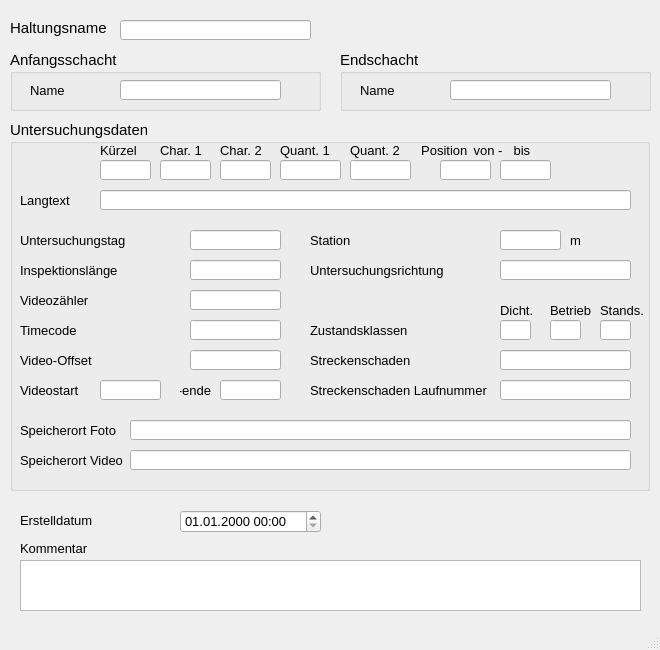
 <widget class="QMainWindow" name="MainWindow">
  <property name="geometry">
   <rect>
    <x>0</x>
    <y>0</y>
    <width>660</width>
    <height>650</height>
   </rect>
  </property>
  <property name="sizePolicy">
   <sizepolicy hsizetype="Preferred" vsizetype="Preferred">
    <horstretch>0</horstretch>
    <verstretch>0</verstretch>
   </sizepolicy>
  </property>
  <property name="minimumSize">
   <size>
    <width>660</width>
    <height>650</height>
   </size>
  </property>
  <property name="maximumSize">
   <size>
    <width>660</width>
    <height>650</height>
   </size>
  </property>
  <property name="baseSize">
   <size>
    <width>0</width>
    <height>0</height>
   </size>
  </property>
  <property name="font">
   <font>
    <family>Tahoma</family>
    <pointsize>10</pointsize>
   </font>
  </property>
  <property name="windowTitle">
   <string>MainWindow</string>
  </property>
  <widget class="QWidget" name="centralwidget">
   <widget class="QLabel" name="label">
    <property name="geometry">
     <rect>
      <x>10</x>
      <y>20</y>
      <width>131</width>
      <height>16</height>
     </rect>
    </property>
    <property name="font">
     <font>
      <family>Tahoma</family>
      <pointsize>11</pointsize>
     </font>
    </property>
    <property name="text">
     <string>Haltungsname</string>
    </property>
   </widget>
   <widget class="QLineEdit" name="untersuchhal">
    <property name="geometry">
     <rect>
      <x>120</x>
      <y>20</y>
      <width>191</width>
      <height>20</height>
     </rect>
    </property>
    <property name="font">
     <font>
      <family>Tahoma</family>
      <pointsize>10</pointsize>
     </font>
    </property>
    <property name="toolTip">
     <string>&lt;html&gt;&lt;head/&gt;&lt;body&gt;&lt;p&gt;Bezeichnung der untersuchten Haltung&lt;/p&gt;&lt;/body&gt;&lt;/html&gt;</string>
    </property>
    <property name="statusTip">
     <string>Bezeichnung der untersuchten Haltung</string>
    </property>
   </widget>
   <widget class="QGroupBox" name="groupBox_2">
    <property name="geometry">
     <rect>
      <x>10</x>
      <y>120</y>
      <width>640</width>
      <height>371</height>
     </rect>
    </property>
    <property name="font">
     <font>
      <family>Tahoma</family>
      <pointsize>11</pointsize>
     </font>
    </property>
    <property name="title">
     <string>Untersuchungsdaten</string>
    </property>
    <widget class="QLineEdit" name="untersuchrichtung">
     <property name="geometry">
      <rect>
       <x>490</x>
       <y>140</y>
       <width>131</width>
       <height>20</height>
      </rect>
     </property>
     <property name="font">
      <font>
       <family>Tahoma</family>
       <pointsize>10</pointsize>
      </font>
     </property>
     <property name="toolTip">
      <string>&lt;html&gt;&lt;head/&gt;&lt;body&gt;&lt;p&gt;&lt;span style=&quot; font-size:10pt;&quot;&gt;Untersuchungsrichtung&lt;/span&gt;&lt;/p&gt;&lt;/body&gt;&lt;/html&gt;</string>
     </property>
    </widget>
    <widget class="QLabel" name="label_17">
     <property name="geometry">
      <rect>
       <x>300</x>
       <y>140</y>
       <width>151</width>
       <height>21</height>
      </rect>
     </property>
     <property name="font">
      <font>
       <family>Tahoma</family>
       <pointsize>10</pointsize>
      </font>
     </property>
     <property name="text">
      <string>Untersuchungsrichtung</string>
     </property>
    </widget>
    <widget class="QLabel" name="label_23">
     <property name="geometry">
      <rect>
       <x>90</x>
       <y>20</y>
       <width>151</width>
       <height>21</height>
      </rect>
     </property>
     <property name="font">
      <font>
       <family>Tahoma</family>
       <pointsize>10</pointsize>
      </font>
     </property>
     <property name="text">
      <string>Kürzel</string>
     </property>
    </widget>
    <widget class="QLabel" name="label_24">
     <property name="geometry">
      <rect>
       <x>150</x>
       <y>20</y>
       <width>51</width>
       <height>21</height>
      </rect>
     </property>
     <property name="font">
      <font>
       <family>Tahoma</family>
       <pointsize>10</pointsize>
      </font>
     </property>
     <property name="text">
      <string>Char. 1</string>
     </property>
    </widget>
    <widget class="QLabel" name="label_25">
     <property name="geometry">
      <rect>
       <x>210</x>
       <y>20</y>
       <width>51</width>
       <height>21</height>
      </rect>
     </property>
     <property name="font">
      <font>
       <family>Tahoma</family>
       <pointsize>10</pointsize>
      </font>
     </property>
     <property name="text">
      <string>Char. 2</string>
     </property>
    </widget>
    <widget class="QLabel" name="label_26">
     <property name="geometry">
      <rect>
       <x>270</x>
       <y>20</y>
       <width>61</width>
       <height>21</height>
      </rect>
     </property>
     <property name="font">
      <font>
       <family>Tahoma</family>
       <pointsize>10</pointsize>
      </font>
     </property>
     <property name="text">
      <string>Quant. 1</string>
     </property>
    </widget>
    <widget class="QLabel" name="label_27">
     <property name="geometry">
      <rect>
       <x>340</x>
       <y>20</y>
       <width>61</width>
       <height>21</height>
      </rect>
     </property>
     <property name="font">
      <font>
       <family>Tahoma</family>
       <pointsize>10</pointsize>
      </font>
     </property>
     <property name="text">
      <string>Quant. 2</string>
     </property>
    </widget>
    <widget class="QLabel" name="label_28">
     <property name="geometry">
      <rect>
       <x>300</x>
       <y>230</y>
       <width>161</width>
       <height>21</height>
      </rect>
     </property>
     <property name="font">
      <font>
       <family>Tahoma</family>
       <pointsize>10</pointsize>
      </font>
     </property>
     <property name="text">
      <string>Streckenschaden</string>
     </property>
    </widget>
    <widget class="QLabel" name="label_29">
     <property name="geometry">
      <rect>
       <x>300</x>
       <y>260</y>
       <width>211</width>
       <height>21</height>
      </rect>
     </property>
     <property name="font">
      <font>
       <family>Tahoma</family>
       <pointsize>10</pointsize>
      </font>
     </property>
     <property name="text">
      <string>Streckenschaden Laufnummer</string>
     </property>
    </widget>
    <widget class="QLineEdit" name="kuerzel">
     <property name="geometry">
      <rect>
       <x>90</x>
       <y>40</y>
       <width>51</width>
       <height>20</height>
      </rect>
     </property>
     <property name="font">
      <font>
       <family>Tahoma</family>
       <pointsize>10</pointsize>
      </font>
     </property>
     <property name="toolTip">
      <string>&lt;html&gt;&lt;head/&gt;&lt;body&gt;&lt;p&gt;&lt;span style=&quot; font-size:10pt;&quot;&gt;Schadenskürzel&lt;/span&gt;&lt;/p&gt;&lt;/body&gt;&lt;/html&gt;</string>
     </property>
    </widget>
    <widget class="QLineEdit" name="charakt1">
     <property name="geometry">
      <rect>
       <x>150</x>
       <y>40</y>
       <width>51</width>
       <height>20</height>
      </rect>
     </property>
     <property name="font">
      <font>
       <family>Tahoma</family>
       <pointsize>10</pointsize>
      </font>
     </property>
     <property name="toolTip">
      <string>&lt;html&gt;&lt;head/&gt;&lt;body&gt;&lt;p&gt;Zustandsdaten: Charakterisierung 1&lt;/p&gt;&lt;/body&gt;&lt;/html&gt;</string>
     </property>
     <property name="statusTip">
      <string>Zustandsdaten: Charakterisierung 1</string>
     </property>
    </widget>
    <widget class="QLineEdit" name="charakt2">
     <property name="geometry">
      <rect>
       <x>210</x>
       <y>40</y>
       <width>51</width>
       <height>20</height>
      </rect>
     </property>
     <property name="font">
      <font>
       <family>Tahoma</family>
       <pointsize>10</pointsize>
      </font>
     </property>
     <property name="toolTip">
      <string>&lt;html&gt;&lt;head/&gt;&lt;body&gt;&lt;p&gt;Zustandsdaten: Charakterisierung 2&lt;/p&gt;&lt;/body&gt;&lt;/html&gt;</string>
     </property>
     <property name="statusTip">
      <string>Zustandsdaten: Charakterisierung 2</string>
     </property>
    </widget>
    <widget class="QLineEdit" name="quantnr1">
     <property name="geometry">
      <rect>
       <x>270</x>
       <y>40</y>
       <width>61</width>
       <height>20</height>
      </rect>
     </property>
     <property name="font">
      <font>
       <family>Tahoma</family>
       <pointsize>10</pointsize>
      </font>
     </property>
     <property name="toolTip">
      <string>&lt;html&gt;&lt;head/&gt;&lt;body&gt;&lt;p&gt;Zustandsdaten: Quantifizierung 1&lt;/p&gt;&lt;/body&gt;&lt;/html&gt;</string>
     </property>
     <property name="statusTip">
      <string>Zustandsdaten: Quantifizierung 1</string>
     </property>
    </widget>
    <widget class="QLineEdit" name="quantnr2">
     <property name="geometry">
      <rect>
       <x>340</x>
       <y>40</y>
       <width>61</width>
       <height>20</height>
      </rect>
     </property>
     <property name="font">
      <font>
       <family>Tahoma</family>
       <pointsize>10</pointsize>
      </font>
     </property>
     <property name="toolTip">
      <string>&lt;html&gt;&lt;head/&gt;&lt;body&gt;&lt;p&gt;Zustandsdaten: Quantifizierung 2&lt;/p&gt;&lt;/body&gt;&lt;/html&gt;</string>
     </property>
     <property name="statusTip">
      <string>Zustandsdaten: Quantifizierung 2</string>
     </property>
    </widget>
    <widget class="QLineEdit" name="streckenschaden">
     <property name="geometry">
      <rect>
       <x>490</x>
       <y>230</y>
       <width>131</width>
       <height>20</height>
      </rect>
     </property>
     <property name="font">
      <font>
       <family>Tahoma</family>
       <pointsize>10</pointsize>
      </font>
     </property>
     <property name="toolTip">
      <string>&lt;html&gt;&lt;head/&gt;&lt;body&gt;&lt;p&gt;&lt;span style=&quot; font-size:10pt;&quot;&gt;Streckenschaden (Kodierung)&lt;/span&gt;&lt;/p&gt;&lt;/body&gt;&lt;/html&gt;</string>
     </property>
     <property name="statusTip">
      <string>Streckenschaden (Kodierung)</string>
     </property>
    </widget>
    <widget class="QLineEdit" name="streckenschaden_lfdnr">
     <property name="geometry">
      <rect>
       <x>490</x>
       <y>260</y>
       <width>131</width>
       <height>20</height>
      </rect>
     </property>
     <property name="font">
      <font>
       <family>Tahoma</family>
       <pointsize>10</pointsize>
      </font>
     </property>
     <property name="toolTip">
      <string>&lt;html&gt;&lt;head/&gt;&lt;body&gt;&lt;p&gt;&lt;span style=&quot; font-size:10pt;&quot;&gt;Lfd. Nummer des Streckenschadens&lt;/span&gt;&lt;/p&gt;&lt;/body&gt;&lt;/html&gt;</string>
     </property>
     <property name="statusTip">
      <string>Lfd. Nummer des Streckenschadens</string>
     </property>
    </widget>
    <widget class="QLabel" name="label_18">
     <property name="geometry">
      <rect>
       <x>400</x>
       <y>20</y>
       <width>61</width>
       <height>21</height>
      </rect>
     </property>
     <property name="font">
      <font>
       <family>Tahoma</family>
       <pointsize>10</pointsize>
      </font>
     </property>
     <property name="text">
      <string>Position </string>
     </property>
     <property name="alignment">
      <set>Qt::AlignRight|Qt::AlignTrailing|Qt::AlignVCenter</set>
     </property>
    </widget>
    <widget class="QLineEdit" name="pos_von">
     <property name="geometry">
      <rect>
       <x>430</x>
       <y>40</y>
       <width>51</width>
       <height>20</height>
      </rect>
     </property>
     <property name="font">
      <font>
       <family>Tahoma</family>
       <pointsize>10</pointsize>
      </font>
     </property>
     <property name="toolTip">
      <string>&lt;html&gt;&lt;head/&gt;&lt;body&gt;&lt;p&gt;Zustandsdaten: Anfangswinkel als Zifferblattreferenz&lt;/p&gt;&lt;/body&gt;&lt;/html&gt;</string>
     </property>
     <property name="statusTip">
      <string>Zustandsdaten: Anfangswinkel als Zifferblattreferenz</string>
     </property>
    </widget>
    <widget class="QLineEdit" name="pos_bis">
     <property name="geometry">
      <rect>
       <x>490</x>
       <y>40</y>
       <width>51</width>
       <height>20</height>
      </rect>
     </property>
     <property name="font">
      <font>
       <family>Tahoma</family>
       <pointsize>10</pointsize>
      </font>
     </property>
     <property name="toolTip">
      <string>&lt;html&gt;&lt;head/&gt;&lt;body&gt;&lt;p&gt;Zustandsdaten: Endwinkel als Zifferblattreferenz&lt;/p&gt;&lt;/body&gt;&lt;/html&gt;</string>
     </property>
     <property name="statusTip">
      <string>Zustandsdaten: Endwinkel als Zifferblattreferenz</string>
     </property>
    </widget>
    <widget class="QLineEdit" name="station">
     <property name="geometry">
      <rect>
       <x>490</x>
       <y>110</y>
       <width>61</width>
       <height>20</height>
      </rect>
     </property>
     <property name="font">
      <font>
       <family>Tahoma</family>
       <pointsize>10</pointsize>
      </font>
     </property>
     <property name="toolTip">
      <string>&lt;html&gt;&lt;head/&gt;&lt;body&gt;&lt;p&gt;&lt;span style=&quot; font-size:10pt;&quot;&gt;Station entlang der Haltung&lt;/span&gt;&lt;/p&gt;&lt;/body&gt;&lt;/html&gt;</string>
     </property>
     <property name="statusTip">
      <string>Station entlang der Haltung</string>
     </property>
    </widget>
    <widget class="QLabel" name="label_34">
     <property name="geometry">
      <rect>
       <x>300</x>
       <y>110</y>
       <width>151</width>
       <height>21</height>
      </rect>
     </property>
     <property name="font">
      <font>
       <family>Tahoma</family>
       <pointsize>10</pointsize>
      </font>
     </property>
     <property name="text">
      <string>Station</string>
     </property>
    </widget>
    <widget class="QLabel" name="label_32">
     <property name="geometry">
      <rect>
       <x>10</x>
       <y>330</y>
       <width>151</width>
       <height>21</height>
      </rect>
     </property>
     <property name="font">
      <font>
       <family>Tahoma</family>
       <pointsize>10</pointsize>
      </font>
     </property>
     <property name="text">
      <string>Speicherort Video</string>
     </property>
    </widget>
    <widget class="QLineEdit" name="film_dateiname">
     <property name="geometry">
      <rect>
       <x>120</x>
       <y>330</y>
       <width>501</width>
       <height>20</height>
      </rect>
     </property>
     <property name="font">
      <font>
       <family>Tahoma</family>
       <pointsize>10</pointsize>
      </font>
     </property>
     <property name="toolTip">
      <string>&lt;html&gt;&lt;head/&gt;&lt;body&gt;&lt;p&gt;Speicherort des Videos&lt;/p&gt;&lt;/body&gt;&lt;/html&gt;</string>
     </property>
     <property name="statusTip">
      <string>Speicherort des Videos</string>
     </property>
    </widget>
    <widget class="QLineEdit" name="foto_dateiname">
     <property name="geometry">
      <rect>
       <x>120</x>
       <y>300</y>
       <width>501</width>
       <height>20</height>
      </rect>
     </property>
     <property name="font">
      <font>
       <family>Tahoma</family>
       <pointsize>10</pointsize>
      </font>
     </property>
     <property name="toolTip">
      <string>&lt;html&gt;&lt;head/&gt;&lt;body&gt;&lt;p&gt;&lt;span style=&quot; font-size:10pt;&quot;&gt;Speicherort des Fotos&lt;/span&gt;&lt;/p&gt;&lt;/body&gt;&lt;/html&gt;</string>
     </property>
     <property name="statusTip">
      <string>Speicherort des Fotos</string>
     </property>
    </widget>
    <widget class="QLabel" name="label_31">
     <property name="geometry">
      <rect>
       <x>10</x>
       <y>300</y>
       <width>151</width>
       <height>21</height>
      </rect>
     </property>
     <property name="font">
      <font>
       <family>Tahoma</family>
       <pointsize>10</pointsize>
      </font>
     </property>
     <property name="text">
      <string>Speicherort Foto</string>
     </property>
    </widget>
    <widget class="QLabel" name="label_19">
     <property name="geometry">
      <rect>
       <x>10</x>
       <y>170</y>
       <width>151</width>
       <height>21</height>
      </rect>
     </property>
     <property name="font">
      <font>
       <family>Tahoma</family>
       <pointsize>10</pointsize>
      </font>
     </property>
     <property name="text">
      <string>Videozähler</string>
     </property>
    </widget>
    <widget class="QLabel" name="label_35">
     <property name="geometry">
      <rect>
       <x>10</x>
       <y>200</y>
       <width>151</width>
       <height>21</height>
      </rect>
     </property>
     <property name="font">
      <font>
       <family>Tahoma</family>
       <pointsize>10</pointsize>
      </font>
     </property>
     <property name="text">
      <string>Timecode</string>
     </property>
    </widget>
    <widget class="QLabel" name="label_21">
     <property name="geometry">
      <rect>
       <x>10</x>
       <y>230</y>
       <width>151</width>
       <height>21</height>
      </rect>
     </property>
     <property name="font">
      <font>
       <family>Tahoma</family>
       <pointsize>10</pointsize>
      </font>
     </property>
     <property name="text">
      <string>Video-Offset</string>
     </property>
    </widget>
    <widget class="QLineEdit" name="videozaehler">
     <property name="geometry">
      <rect>
       <x>180</x>
       <y>170</y>
       <width>91</width>
       <height>20</height>
      </rect>
     </property>
     <property name="font">
      <font>
       <family>Tahoma</family>
       <pointsize>10</pointsize>
      </font>
     </property>
     <property name="toolTip">
      <string>&lt;html&gt;&lt;head/&gt;&lt;body&gt;&lt;p&gt;&lt;span style=&quot; font-size:10pt;&quot;&gt;Videozähler&lt;/span&gt;&lt;/p&gt;&lt;/body&gt;&lt;/html&gt;</string>
     </property>
     <property name="statusTip">
      <string>Videozähler</string>
     </property>
    </widget>
    <widget class="QLineEdit" name="timecode">
     <property name="geometry">
      <rect>
       <x>180</x>
       <y>200</y>
       <width>91</width>
       <height>20</height>
      </rect>
     </property>
     <property name="font">
      <font>
       <family>Tahoma</family>
       <pointsize>10</pointsize>
      </font>
     </property>
     <property name="toolTip">
      <string>&lt;html&gt;&lt;head/&gt;&lt;body&gt;&lt;p&gt;&lt;span style=&quot; font-size:10pt;&quot;&gt;Timecode&lt;/span&gt;&lt;/p&gt;&lt;/body&gt;&lt;/html&gt;</string>
     </property>
     <property name="statusTip">
      <string>Timecode</string>
     </property>
    </widget>
    <widget class="QLineEdit" name="video_offset">
     <property name="geometry">
      <rect>
       <x>180</x>
       <y>230</y>
       <width>91</width>
       <height>20</height>
      </rect>
     </property>
     <property name="font">
      <font>
       <family>Tahoma</family>
       <pointsize>10</pointsize>
      </font>
     </property>
     <property name="toolTip">
      <string>&lt;html&gt;&lt;head/&gt;&lt;body&gt;&lt;p&gt;&lt;span style=&quot; font-size:10pt;&quot;&gt;Video-Offset&lt;/span&gt;&lt;/p&gt;&lt;/body&gt;&lt;/html&gt;</string>
     </property>
     <property name="statusTip">
      <string>Video-Offset</string>
     </property>
    </widget>
    <widget class="QLineEdit" name="inspektionslaenge">
     <property name="geometry">
      <rect>
       <x>180</x>
       <y>140</y>
       <width>91</width>
       <height>20</height>
      </rect>
     </property>
     <property name="font">
      <font>
       <family>Tahoma</family>
       <pointsize>10</pointsize>
      </font>
     </property>
     <property name="toolTip">
      <string>&lt;html&gt;&lt;head/&gt;&lt;body&gt;&lt;p&gt;&lt;span style=&quot; font-size:10pt;&quot;&gt;Inspektionslänge&lt;/span&gt;&lt;/p&gt;&lt;/body&gt;&lt;/html&gt;</string>
     </property>
     <property name="statusTip">
      <string>Inspektionslänge</string>
     </property>
    </widget>
    <widget class="QLabel" name="label_61">
     <property name="geometry">
      <rect>
       <x>10</x>
       <y>110</y>
       <width>151</width>
       <height>21</height>
      </rect>
     </property>
     <property name="font">
      <font>
       <family>Tahoma</family>
       <pointsize>10</pointsize>
      </font>
     </property>
     <property name="text">
      <string>Untersuchungstag</string>
     </property>
    </widget>
    <widget class="QLineEdit" name="untersuchtag">
     <property name="geometry">
      <rect>
       <x>180</x>
       <y>110</y>
       <width>91</width>
       <height>20</height>
      </rect>
     </property>
     <property name="font">
      <font>
       <family>Tahoma</family>
       <pointsize>10</pointsize>
      </font>
     </property>
     <property name="toolTip">
      <string>&lt;html&gt;&lt;head/&gt;&lt;body&gt;&lt;p&gt;Datum der Untersuchung&lt;/p&gt;&lt;/body&gt;&lt;/html&gt;</string>
     </property>
     <property name="statusTip">
      <string>Datum der Untersuchung</string>
     </property>
    </widget>
    <widget class="QLabel" name="label_20">
     <property name="geometry">
      <rect>
       <x>10</x>
       <y>140</y>
       <width>151</width>
       <height>21</height>
      </rect>
     </property>
     <property name="font">
      <font>
       <family>Tahoma</family>
       <pointsize>10</pointsize>
      </font>
     </property>
     <property name="text">
      <string>Inspektionslänge</string>
     </property>
    </widget>
    <widget class="QLabel" name="label_2">
     <property name="geometry">
      <rect>
       <x>560</x>
       <y>110</y>
       <width>47</width>
       <height>21</height>
      </rect>
     </property>
     <property name="font">
      <font>
       <family>Tahoma</family>
       <pointsize>10</pointsize>
      </font>
     </property>
     <property name="text">
      <string>m</string>
     </property>
    </widget>
    <widget class="QLabel" name="label_36">
     <property name="geometry">
      <rect>
       <x>300</x>
       <y>200</y>
       <width>111</width>
       <height>21</height>
      </rect>
     </property>
     <property name="font">
      <font>
       <family>Tahoma</family>
       <pointsize>10</pointsize>
      </font>
     </property>
     <property name="text">
      <string>Zustandsklassen</string>
     </property>
    </widget>
    <widget class="QLabel" name="label_37">
     <property name="geometry">
      <rect>
       <x>540</x>
       <y>180</y>
       <width>41</width>
       <height>21</height>
      </rect>
     </property>
     <property name="font">
      <font>
       <family>Tahoma</family>
       <pointsize>10</pointsize>
      </font>
     </property>
     <property name="text">
      <string>Betrieb</string>
     </property>
    </widget>
    <widget class="QLineEdit" name="ZD">
     <property name="geometry">
      <rect>
       <x>490</x>
       <y>200</y>
       <width>31</width>
       <height>20</height>
      </rect>
     </property>
     <property name="font">
      <font>
       <family>Tahoma</family>
       <pointsize>10</pointsize>
      </font>
     </property>
     <property name="toolTip">
      <string>&lt;html&gt;&lt;head/&gt;&lt;body&gt;&lt;p&gt;&lt;span style=&quot; font-size:10pt;&quot;&gt;Max. Zustandsklasse Dichtheit&lt;/span&gt;&lt;/p&gt;&lt;/body&gt;&lt;/html&gt;</string>
     </property>
     <property name="statusTip">
      <string>Max. Zustandsklasse Dichtheit</string>
     </property>
    </widget>
    <widget class="QLineEdit" name="ZB">
     <property name="geometry">
      <rect>
       <x>540</x>
       <y>200</y>
       <width>31</width>
       <height>20</height>
      </rect>
     </property>
     <property name="font">
      <font>
       <family>Tahoma</family>
       <pointsize>10</pointsize>
      </font>
     </property>
     <property name="toolTip">
      <string>&lt;html&gt;&lt;head/&gt;&lt;body&gt;&lt;p&gt;&lt;span style=&quot; font-size:10pt;&quot;&gt;Max. Zustandsklasse Betriebssicherheit&lt;/span&gt;&lt;/p&gt;&lt;/body&gt;&lt;/html&gt;</string>
     </property>
     <property name="statusTip">
      <string>Max. Zustandsklasse Betriebssicherheit</string>
     </property>
    </widget>
    <widget class="QLabel" name="label_38">
     <property name="geometry">
      <rect>
       <x>590</x>
       <y>180</y>
       <width>51</width>
       <height>21</height>
      </rect>
     </property>
     <property name="font">
      <font>
       <family>Tahoma</family>
       <pointsize>10</pointsize>
      </font>
     </property>
     <property name="text">
      <string>Stands.</string>
     </property>
    </widget>
    <widget class="QLineEdit" name="ZS">
     <property name="geometry">
      <rect>
       <x>590</x>
       <y>200</y>
       <width>31</width>
       <height>20</height>
      </rect>
     </property>
     <property name="font">
      <font>
       <family>Tahoma</family>
       <pointsize>10</pointsize>
      </font>
     </property>
     <property name="toolTip">
      <string>&lt;html&gt;&lt;head/&gt;&lt;body&gt;&lt;p&gt;&lt;span style=&quot; font-size:10pt;&quot;&gt;Max. Zustandsklasse Standsicherheit&lt;/span&gt;&lt;/p&gt;&lt;/body&gt;&lt;/html&gt;</string>
     </property>
     <property name="statusTip">
      <string>Max. Zustandsklasse Betriebssicherheit</string>
     </property>
    </widget>
    <widget class="QLabel" name="label_39">
     <property name="geometry">
      <rect>
       <x>490</x>
       <y>180</y>
       <width>41</width>
       <height>21</height>
      </rect>
     </property>
     <property name="font">
      <font>
       <family>Tahoma</family>
       <pointsize>10</pointsize>
      </font>
     </property>
     <property name="text">
      <string>Dicht.</string>
     </property>
    </widget>
    <widget class="QLabel" name="label_30">
     <property name="geometry">
      <rect>
       <x>500</x>
       <y>20</y>
       <width>41</width>
       <height>21</height>
      </rect>
     </property>
     <property name="font">
      <font>
       <family>Tahoma</family>
       <pointsize>10</pointsize>
      </font>
     </property>
     <property name="text">
      <string> bis</string>
     </property>
    </widget>
    <widget class="QLabel" name="label_40">
     <property name="geometry">
      <rect>
       <x>460</x>
       <y>20</y>
       <width>51</width>
       <height>21</height>
      </rect>
     </property>
     <property name="font">
      <font>
       <family>Tahoma</family>
       <pointsize>10</pointsize>
      </font>
     </property>
     <property name="text">
      <string> von -</string>
     </property>
    </widget>
    <widget class="QLineEdit" name="langtext">
     <property name="geometry">
      <rect>
       <x>90</x>
       <y>70</y>
       <width>531</width>
       <height>20</height>
      </rect>
     </property>
     <property name="font">
      <font>
       <family>Tahoma</family>
       <pointsize>10</pointsize>
      </font>
     </property>
     <property name="toolTip">
      <string>&lt;html&gt;&lt;head/&gt;&lt;body&gt;&lt;p&gt;&lt;span style=&quot; font-size:10pt;&quot;&gt;Zustandsbeschreibung Langtext&lt;/span&gt;&lt;/p&gt;&lt;/body&gt;&lt;/html&gt;</string>
     </property>
     <property name="statusTip">
      <string>Zustandsbeschreibung Langtext</string>
     </property>
    </widget>
    <widget class="QLabel" name="label_52">
     <property name="geometry">
      <rect>
       <x>10</x>
       <y>70</y>
       <width>61</width>
       <height>21</height>
      </rect>
     </property>
     <property name="font">
      <font>
       <family>Tahoma</family>
       <pointsize>10</pointsize>
      </font>
     </property>
     <property name="text">
      <string>Langtext</string>
     </property>
    </widget>
    <widget class="QLabel" name="label_33">
     <property name="geometry">
      <rect>
       <x>10</x>
       <y>260</y>
       <width>81</width>
       <height>21</height>
      </rect>
     </property>
     <property name="font">
      <font>
       <family>Tahoma</family>
       <pointsize>10</pointsize>
      </font>
     </property>
     <property name="text">
      <string>Videostart</string>
     </property>
    </widget>
    <widget class="QLineEdit" name="video_start">
     <property name="geometry">
      <rect>
       <x>90</x>
       <y>260</y>
       <width>61</width>
       <height>20</height>
      </rect>
     </property>
     <property name="font">
      <font>
       <family>Tahoma</family>
       <pointsize>10</pointsize>
      </font>
     </property>
     <property name="toolTip">
      <string>&lt;html&gt;&lt;head/&gt;&lt;body&gt;&lt;p&gt;Beginn der Videoreferenz&lt;/p&gt;&lt;/body&gt;&lt;/html&gt;</string>
     </property>
     <property name="statusTip">
      <string>Beginn der Videoreferenz</string>
     </property>
    </widget>
    <widget class="QLabel" name="label_41">
     <property name="geometry">
      <rect>
       <x>170</x>
       <y>260</y>
       <width>31</width>
       <height>21</height>
      </rect>
     </property>
     <property name="font">
      <font>
       <family>Tahoma</family>
       <pointsize>10</pointsize>
      </font>
     </property>
     <property name="text">
      <string>-ende</string>
     </property>
     <property name="alignment">
      <set>Qt::AlignRight|Qt::AlignTrailing|Qt::AlignVCenter</set>
     </property>
    </widget>
    <widget class="QLineEdit" name="video_ende">
     <property name="geometry">
      <rect>
       <x>210</x>
       <y>260</y>
       <width>61</width>
       <height>20</height>
      </rect>
     </property>
     <property name="font">
      <font>
       <family>Tahoma</family>
       <pointsize>10</pointsize>
      </font>
     </property>
     <property name="toolTip">
      <string>&lt;html&gt;&lt;head/&gt;&lt;body&gt;&lt;p&gt;Ende der Videoreferenz&lt;/p&gt;&lt;/body&gt;&lt;/html&gt;</string>
     </property>
     <property name="statusTip">
      <string>Ende der Videoreferenz</string>
     </property>
    </widget>
   </widget>
   <widget class="QgsDateTimeEdit" name="createdat">
    <property name="geometry">
     <rect>
      <x>180</x>
      <y>510</y>
      <width>141</width>
      <height>23</height>
     </rect>
    </property>
    <property name="font">
     <font>
      <family>Tahoma</family>
      <pointsize>10</pointsize>
     </font>
    </property>
    <property name="currentSection">
     <enum>QDateTimeEdit::DaySection</enum>
    </property>
    <property name="displayFormat">
     <string>dd.MM.yyyy HH:mm</string>
    </property>
   </widget>
   <widget class="QLabel" name="label_71">
    <property name="geometry">
     <rect>
      <x>20</x>
      <y>510</y>
      <width>151</width>
      <height>21</height>
     </rect>
    </property>
    <property name="text">
     <string>Erstelldatum</string>
    </property>
   </widget>
   <widget class="QTextEdit" name="kommentar">
    <property name="geometry">
     <rect>
      <x>20</x>
      <y>560</y>
      <width>621</width>
      <height>51</height>
     </rect>
    </property>
    <property name="font">
     <font>
      <family>Tahoma</family>
      <pointsize>10</pointsize>
     </font>
    </property>
   </widget>
   <widget class="QLabel" name="label_22">
    <property name="geometry">
     <rect>
      <x>20</x>
      <y>540</y>
      <width>81</width>
      <height>16</height>
     </rect>
    </property>
    <property name="font">
     <font>
      <family>Tahoma</family>
      <pointsize>10</pointsize>
     </font>
    </property>
    <property name="text">
     <string>Kommentar</string>
    </property>
   </widget>
   <widget class="QGroupBox" name="groupBox_3">
    <property name="geometry">
     <rect>
      <x>340</x>
      <y>50</y>
      <width>311</width>
      <height>61</height>
     </rect>
    </property>
    <property name="font">
     <font>
      <family>Tahoma</family>
      <pointsize>11</pointsize>
     </font>
    </property>
    <property name="title">
     <string>Endschacht</string>
    </property>
    <widget class="QLabel" name="label_9">
     <property name="geometry">
      <rect>
       <x>20</x>
       <y>30</y>
       <width>71</width>
       <height>21</height>
      </rect>
     </property>
     <property name="font">
      <font>
       <family>Tahoma</family>
       <pointsize>10</pointsize>
      </font>
     </property>
     <property name="text">
      <string>Name</string>
     </property>
    </widget>
    <widget class="QLineEdit" name="schunten">
     <property name="geometry">
      <rect>
       <x>110</x>
       <y>30</y>
       <width>161</width>
       <height>20</height>
      </rect>
     </property>
     <property name="font">
      <font>
       <family>Tahoma</family>
       <pointsize>10</pointsize>
      </font>
     </property>
     <property name="toolTip">
      <string>&lt;html&gt;&lt;head/&gt;&lt;body&gt;&lt;p&gt;Name des unteren Schachts&lt;/p&gt;&lt;/body&gt;&lt;/html&gt;</string>
     </property>
     <property name="statusTip">
      <string>Name des unteren Schachts</string>
     </property>
    </widget>
   </widget>
   <widget class="QGroupBox" name="groupBox">
    <property name="geometry">
     <rect>
      <x>10</x>
      <y>50</y>
      <width>311</width>
      <height>61</height>
     </rect>
    </property>
    <property name="font">
     <font>
      <family>Tahoma</family>
      <pointsize>11</pointsize>
     </font>
    </property>
    <property name="title">
     <string>Anfangsschacht</string>
    </property>
    <widget class="QLabel" name="label_3">
     <property name="geometry">
      <rect>
       <x>20</x>
       <y>30</y>
       <width>91</width>
       <height>21</height>
      </rect>
     </property>
     <property name="font">
      <font>
       <family>Tahoma</family>
       <pointsize>10</pointsize>
      </font>
     </property>
     <property name="text">
      <string>Name</string>
     </property>
    </widget>
    <widget class="QLineEdit" name="schoben">
     <property name="geometry">
      <rect>
       <x>110</x>
       <y>30</y>
       <width>161</width>
       <height>20</height>
      </rect>
     </property>
     <property name="font">
      <font>
       <family>Tahoma</family>
       <pointsize>10</pointsize>
      </font>
     </property>
     <property name="toolTip">
      <string>&lt;html&gt;&lt;head/&gt;&lt;body&gt;&lt;p&gt;Name des oberen Schachts&lt;/p&gt;&lt;/body&gt;&lt;/html&gt;</string>
     </property>
     <property name="statusTip">
      <string>Name des oberen Schachts</string>
     </property>
    </widget>
   </widget>
  </widget>
  <widget class="QMenuBar" name="menubar">
   <property name="geometry">
    <rect>
     <x>0</x>
     <y>0</y>
     <width>660</width>
     <height>22</height>
    </rect>
   </property>
  </widget>
  <widget class="QStatusBar" name="statusbar"/>
 </widget>
